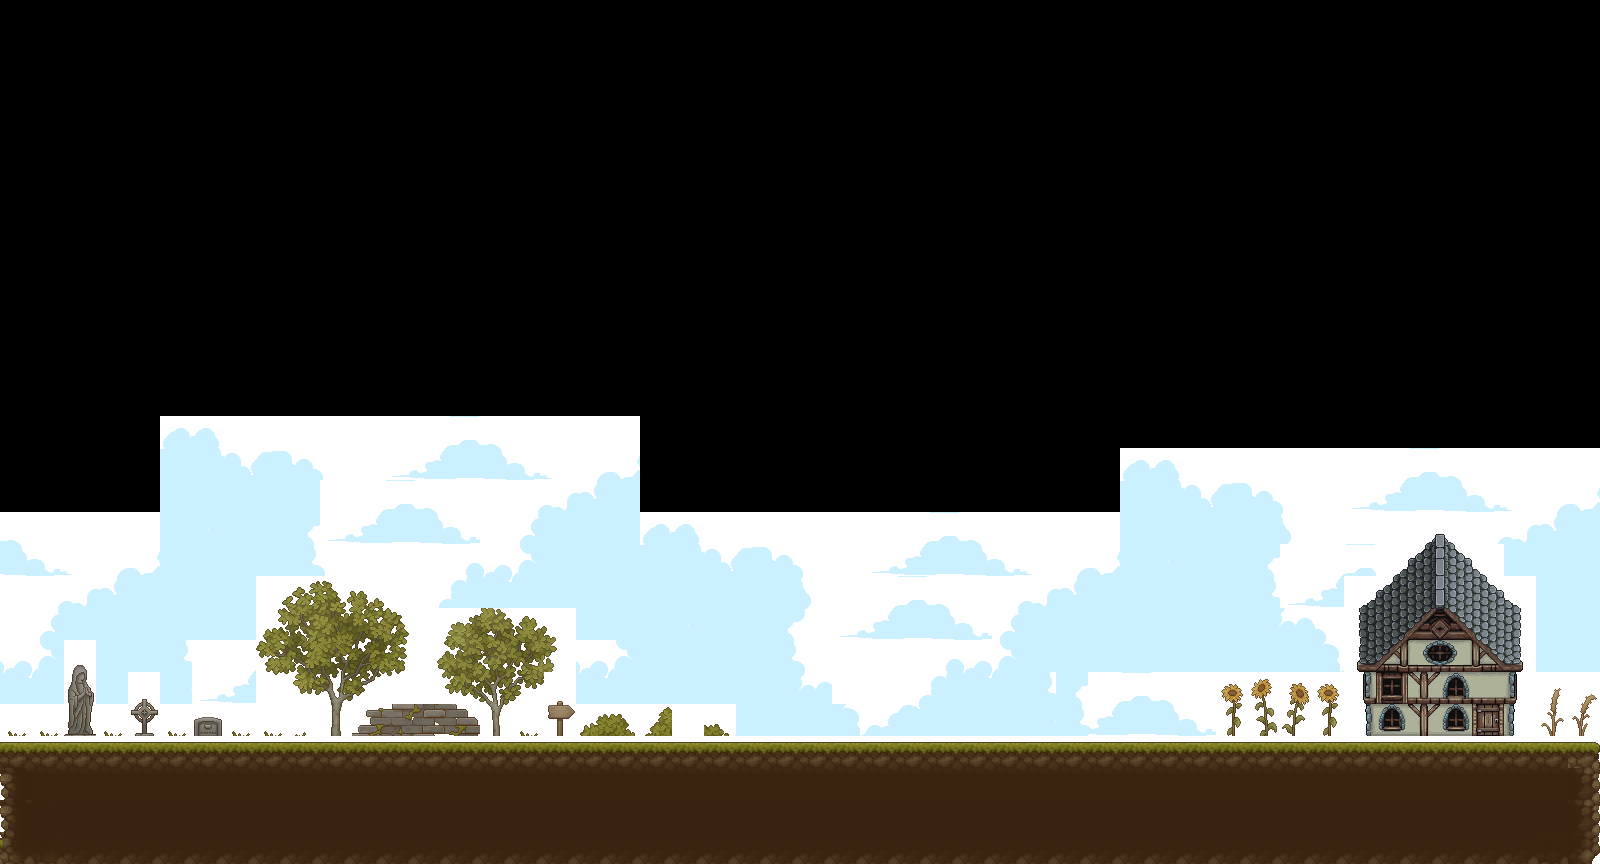

Tiled map render using the project's own tile images. Description and the map definition, with tile-layer contents summarised, below:
An orthogonal 50x27 tile map with 32x32 px tiles, 4 tile layers (MaxBackground, BackGround, Деревянные постройки, Слой тайлов 1) and 9 objects (6x solid, 2x EasyEnemy, player).

<map version="1.0" orientation="orthogonal" renderorder="right-down" width="50" height="27" tilewidth="32" tileheight="32" nextobjectid="19">
 <tileset firstgid="1" name="UltraSuperMegaPackSprites" tilewidth="32" tileheight="32">
  <image source="UltraSuperMegaPackSprites.png" trans="ffffff" width="1024" height="3718" />
 </tileset>
 <layer name="MaxBackground" width="50" height="27">
  <data>[1350 cells, 625 non-empty, 107 distinct tile ids]</data>
 </layer>
 <layer name="BackGround" width="50" height="27">
  <data>[1350 cells, 117 non-empty, 91 distinct tile ids]</data>
 </layer>
 <layer name="Деревянные постройки" width="50" height="27">
  <data>[1350 cells, 44 non-empty, 42 distinct tile ids]</data>
 </layer>
 <layer name="Слой тайлов 1" width="50" height="27">
  <data>[1350 cells, 200 non-empty, 14 distinct tile ids]</data>
 </layer>
 <objectgroup name="object">
  <object id="1" name="solid" x="1" y="742" width="446" height="10" />
  <object id="2" name="solid" x="321.333" y="607.667" width="5.5" height="132" />
  <object id="3" name="solid" x="1340" y="680" width="3.83333" height="61.6667" />
  <object id="6" name="EasyEnemy" x="1237.33" y="702.167" width="39" height="36" />
  <object id="8" name="player" x="411.333" y="677.333" width="38" height="65" />
  <object id="10" name="solid" x="448" y="742.5" width="1148.5" height="8" />
  <object id="15" name="solid" x="1068.75" y="680.167" width="3.83333" height="61.6667" />
  <object id="16" name="solid" x="12.0833" y="676.5" width="3.83333" height="61.6667" />
  <object id="18" name="EasyEnemy" x="233.833" y="702.333" width="39" height="36" />
 </objectgroup>
</map>